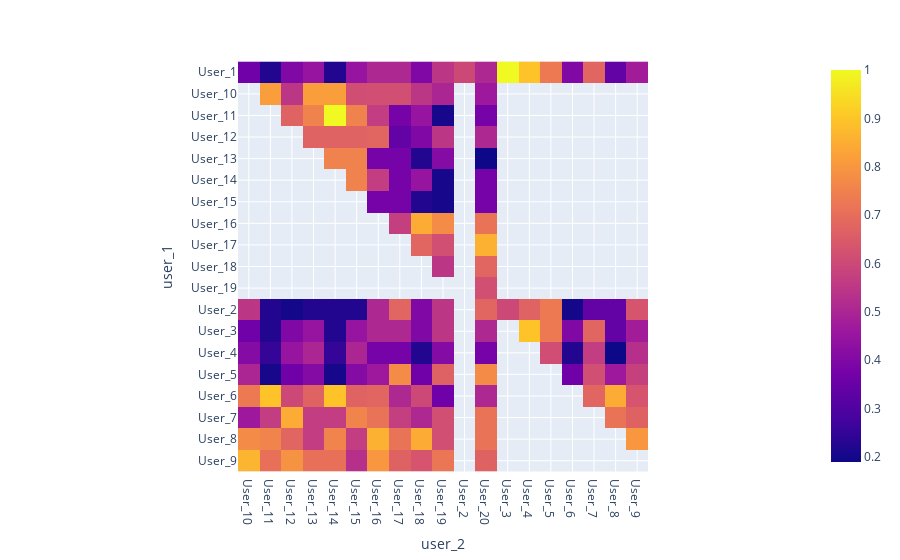

Notebook cell for this chart:
### Code cell
df_results_pivot = df_results.pivot(index='user_1', columns='user_2', values='similarity')
fig = px.imshow(df_results_pivot)
fig.show()

### Figure 1 — Plotly figure (JSON) as saved in the notebook; plotly's stock layout.template omitted (floating-point values rounded to 4 significant figures; data arrays with more than 128 entries replaced by an {"elided": "..."} marker saying what was removed)
{"data": [{"coloraxis": "coloraxis", "hovertemplate": "user_2: %{x}<br>user_1: %{y}<br>color: %{z}<extra></extra>", "name": "0", "type": "heatmap", "x": ["User_10", "User_11", "User_12", "User_13", "User_14", "User_15", "User_16", "User_17", "User_18", "User_19", "User_2", "User_20", "User_3", "User_4", "User_5", "User_6", "User_7", "User_8", "User_9"], "xaxis": "x", "y": ["User_1", "User_10", "User_11", "User_12", "User_13", "User_14", "User_15", "User_16", "User_17", "User_18", "User_19", "User_2", "User_3", "User_4", "User_5", "User_6", "User_7", "User_8", "User_9"], "yaxis": "y", "z": {"elided": "19x19 float values"}}], "layout": {"coloraxis": {"colorscale": [[0, "#0d0887"], [0.1111, "#46039f"], [0.2222, "#7201a8"], [0.3333, "#9c179e"], [0.4444, "#bd3786"], [0.5556, "#d8576b"], [0.6667, "#ed7953"], [0.7778, "#fb9f3a"], [0.8889, "#fdca26"], [1, "#f0f921"]]}, "margin": {"t": 60}, "xaxis": {"anchor": "y", "constrain": "domain", "domain": [0, 1], "scaleanchor": "y", "title": {"text": "user_2"}}, "yaxis": {"anchor": "x", "autorange": "reversed", "constrain": "domain", "domain": [0, 1], "title": {"text": "user_1"}}}}
